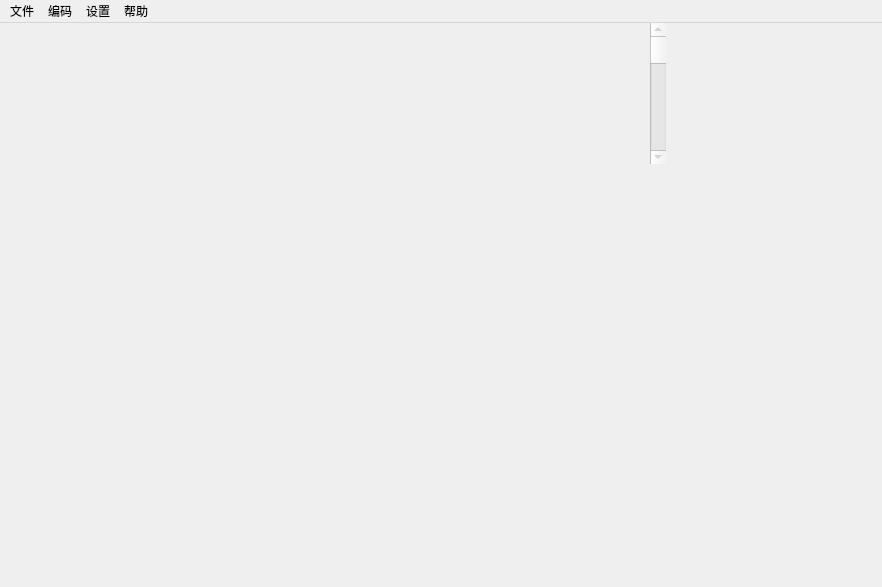
<?xml version="1.0" encoding="UTF-8"?>
<ui version="4.0">
 <class>MainWindow</class>
 <widget class="QMainWindow" name="MainWindow">
  <property name="geometry">
   <rect>
    <x>0</x>
    <y>0</y>
    <width>882</width>
    <height>587</height>
   </rect>
  </property>
  <property name="minimumSize">
   <size>
    <width>0</width>
    <height>0</height>
   </size>
  </property>
  <property name="windowTitle">
   <string>奇路小说阅读器 V0.1</string>
  </property>
  <property name="autoFillBackground">
   <bool>false</bool>
  </property>
  <property name="styleSheet">
   <string notr="true"/>
  </property>
  <widget class="QWidget" name="centralWidget">
   <widget class="QScrollBar" name="verticalScrollBar">
    <property name="enabled">
     <bool>false</bool>
    </property>
    <property name="geometry">
     <rect>
      <x>650</x>
      <y>0</y>
      <width>16</width>
      <height>141</height>
     </rect>
    </property>
    <property name="sizePolicy">
     <sizepolicy hsizetype="Fixed" vsizetype="Fixed">
      <horstretch>0</horstretch>
      <verstretch>0</verstretch>
     </sizepolicy>
    </property>
    <property name="autoFillBackground">
     <bool>false</bool>
    </property>
    <property name="orientation">
     <enum>Qt::Vertical</enum>
    </property>
   </widget>
   <widget class="textOut" name="widget" native="true">
    <property name="geometry">
     <rect>
      <x>0</x>
      <y>0</y>
      <width>231</width>
      <height>181</height>
     </rect>
    </property>
    <property name="styleSheet">
     <string notr="true"/>
    </property>
   </widget>
  </widget>
  <widget class="QMenuBar" name="menuBar">
   <property name="geometry">
    <rect>
     <x>0</x>
     <y>0</y>
     <width>882</width>
     <height>20</height>
    </rect>
   </property>
   <property name="sizePolicy">
    <sizepolicy hsizetype="MinimumExpanding" vsizetype="Fixed">
     <horstretch>0</horstretch>
     <verstretch>0</verstretch>
    </sizepolicy>
   </property>
   <widget class="QMenu" name="menuFile">
    <property name="title">
     <string>文件</string>
    </property>
    <addaction name="actionOpen"/>
    <addaction name="separator"/>
    <addaction name="actionExit"/>
   </widget>
   <widget class="QMenu" name="menuHelp">
    <property name="title">
     <string>帮助</string>
    </property>
    <addaction name="actionAbout"/>
   </widget>
   <widget class="QMenu" name="menuCodec">
    <property name="title">
     <string>编码</string>
    </property>
    <addaction name="actionGBK"/>
    <addaction name="actionUnicode"/>
    <addaction name="actionUnicode_Big_Endian"/>
    <addaction name="actionUTF_8"/>
    <addaction name="actionBIG5"/>
   </widget>
   <widget class="QMenu" name="menuSetting">
    <property name="title">
     <string>设置</string>
    </property>
    <addaction name="actionOptions"/>
   </widget>
   <addaction name="menuFile"/>
   <addaction name="menuCodec"/>
   <addaction name="menuSetting"/>
   <addaction name="menuHelp"/>
  </widget>
  <action name="actionOpen">
   <property name="text">
    <string>打开</string>
   </property>
  </action>
  <action name="actionExit">
   <property name="text">
    <string>退出</string>
   </property>
  </action>
  <action name="actionAbout">
   <property name="text">
    <string>关于</string>
   </property>
  </action>
  <action name="actionGBK">
   <property name="checkable">
    <bool>true</bool>
   </property>
   <property name="checked">
    <bool>true</bool>
   </property>
   <property name="text">
    <string>GBK</string>
   </property>
  </action>
  <action name="actionOptions">
   <property name="text">
    <string>选项...</string>
   </property>
  </action>
  <action name="actionUnicode">
   <property name="checkable">
    <bool>true</bool>
   </property>
   <property name="checked">
    <bool>false</bool>
   </property>
   <property name="text">
    <string>Unicode</string>
   </property>
  </action>
  <action name="actionUTF_8">
   <property name="checkable">
    <bool>true</bool>
   </property>
   <property name="text">
    <string>UTF-8</string>
   </property>
  </action>
  <action name="actionBIG5">
   <property name="checkable">
    <bool>true</bool>
   </property>
   <property name="text">
    <string>BIG5</string>
   </property>
  </action>
  <action name="actionUnicode_Big_Endian">
   <property name="checkable">
    <bool>true</bool>
   </property>
   <property name="text">
    <string>Unicode Big Endian</string>
   </property>
  </action>
 </widget>
 <layoutdefault spacing="6" margin="11"/>
 <customwidgets>
  <customwidget>
   <class>textOut</class>
   <extends>QWidget</extends>
   <header>textout.h</header>
   <container>1</container>
  </customwidget>
 </customwidgets>
 <resources/>
 <connections/>
</ui>
